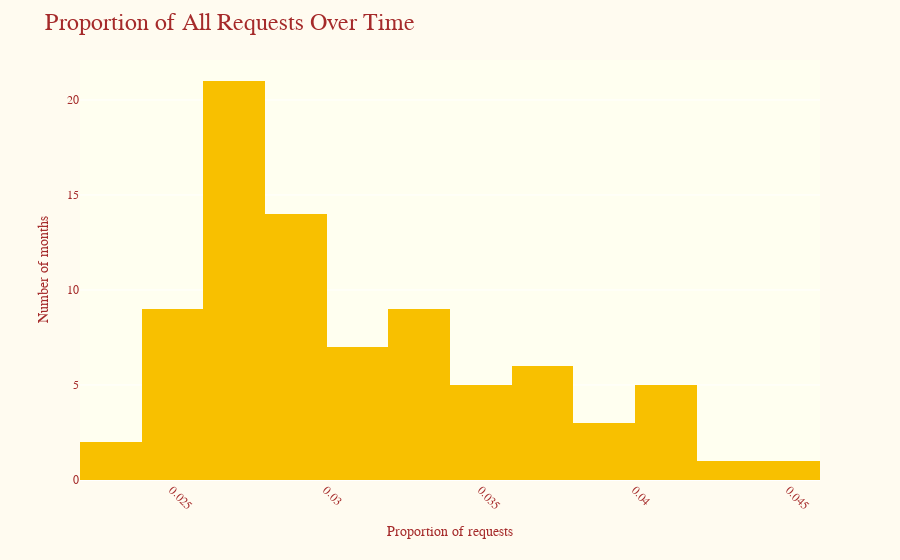

Here is the notebook cell this chart was saved with:
### Code cell
fig_hist = px.histogram(df, 
                        x='Freq', 
                        template="simple_white", 
                        labels={'Freq': 'Proportion of all requests'})

fig_hist.update_traces(marker=dict(color='#F8C000'))

fig_hist.update_layout(
    title="Proportion of All Requests Over Time",
    title_font=dict(family="serif", size=24, color="brown"),
    xaxis_title="Proportion of requests",
    yaxis_title="Number of months",
    xaxis_tickformat="%b %Y",
    xaxis=dict(showgrid=False, tickangle=45), 
    yaxis=dict(showgrid=True),
    template="plotly",
    plot_bgcolor="ivory",
    paper_bgcolor="#FFFBF0", 
    font=dict(family="serif", color="brown"),
    showlegend=False
)

fig_hist.show()

### Figure 1 — Plotly figure (JSON) as saved in the notebook; plotly's stock layout.template omitted (floating-point values rounded to 4 significant figures)
{"data": [{"alignmentgroup": "True", "bingroup": "x", "hovertemplate": "Proportion of all requests=%{x}<br>count=%{y}<extra></extra>", "legendgroup": "", "marker": {"color": "#F8C000", "pattern": {"shape": ""}}, "name": "", "offsetgroup": "", "orientation": "v", "showlegend": false, "type": "histogram", "x": [0.023, 0.027, 0.025, 0.025, 0.029, 0.034, 0.033, 0.031, 0.024, 0.024, 0.023, 0.024, 0.026, 0.032, 0.027, 0.028, 0.032, 0.036, 0.035, 0.033, 0.027, 0.03, 0.026, 0.027, 0.029, 0.034, 0.027, 0.024, 0.028, 0.035, 0.037, 0.037, 0.027, 0.026, 0.026, 0.025, 0.028, 0.033, 0.027, 0.028, 0.032, 0.036, 0.039, 0.038, 0.027, 0.026, 0.025, 0.026, 0.027, 0.029, 0.025, 0.028, 0.032, 0.037, 0.04, 0.04, 0.026, 0.028, 0.027, 0.027, 0.027, 0.031, 0.029, 0.031, 0.034, 0.039, 0.041, 0.041, 0.031, 0.028, 0.027, 0.027, 0.028, 0.031, 0.03, 0.032, 0.036, 0.043, 0.045, 0.041, 0.032, 0.029, 0.029], "xaxis": "x", "yaxis": "y"}], "layout": {"barmode": "relative", "font": {"color": "brown", "family": "serif"}, "legend": {"tracegroupgap": 0}, "margin": {"t": 60}, "paper_bgcolor": "#FFFBF0", "plot_bgcolor": "ivory", "showlegend": false, "title": {"font": {"color": "brown", "family": "serif", "size": 24}, "text": "Proportion of All Requests Over Time"}, "xaxis": {"anchor": "y", "domain": [0, 1], "showgrid": false, "tickangle": 45, "tickformat": "%b %Y", "title": {"text": "Proportion of requests"}}, "yaxis": {"anchor": "x", "domain": [0, 1], "showgrid": true, "title": {"text": "Number of months"}}}}
